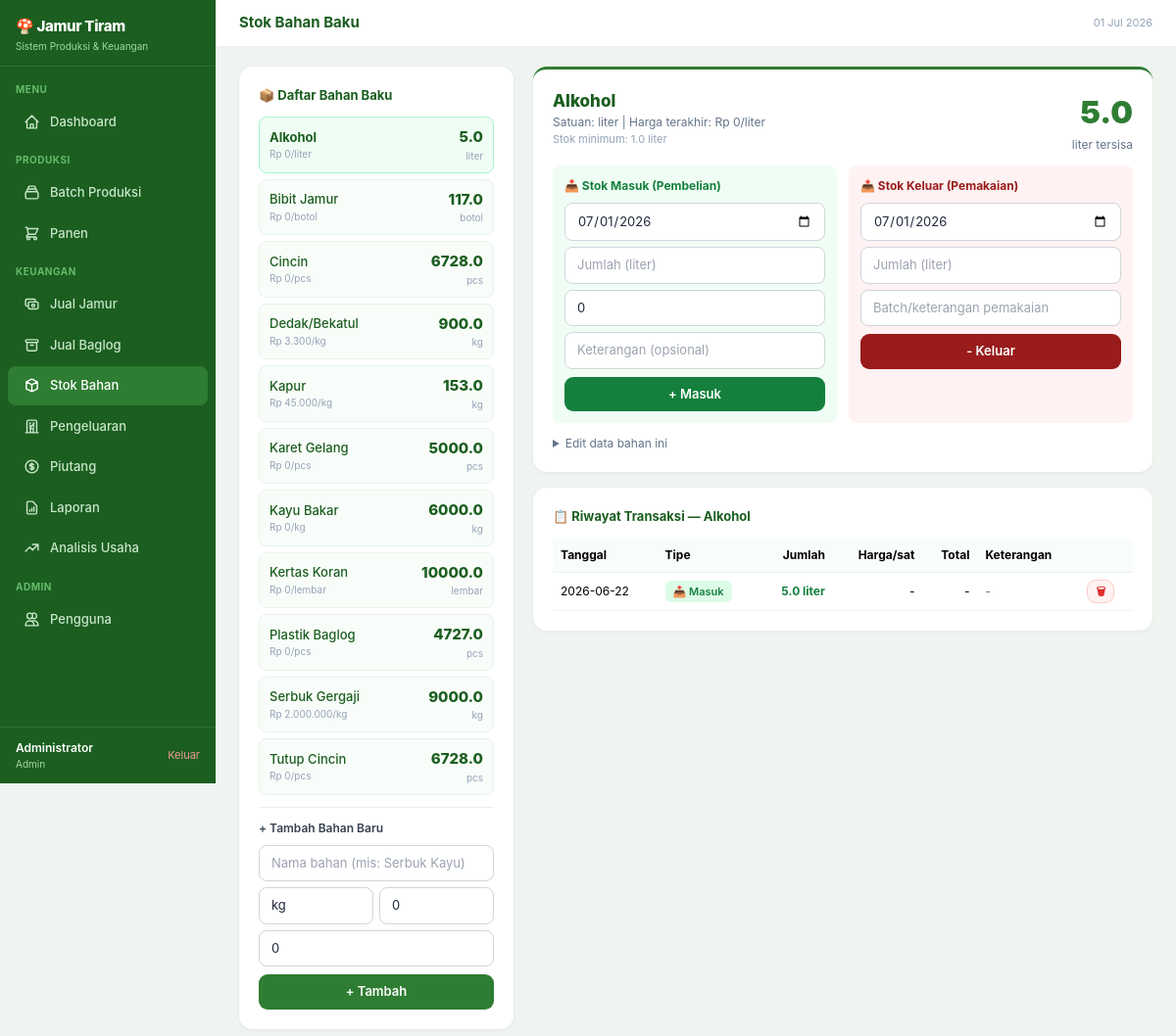
Screenshot of /stok?bahan_id=9 (signed in) with the database file from the repository.
### tables this page shows
CREATE TABLE bahan_baku (
    id          INTEGER PRIMARY KEY AUTOINCREMENT,
    nama        TEXT NOT NULL UNIQUE,
    satuan      TEXT DEFAULT 'kg',
    stok        REAL DEFAULT 0,
    harga_satuan REAL DEFAULT 0,
    stok_min    REAL DEFAULT 0,
    created_at  INTEGER NOT NULL
);

CREATE TABLE transaksi_bahan (
    id          INTEGER PRIMARY KEY AUTOINCREMENT,
    bahan_id    INTEGER NOT NULL REFERENCES bahan_baku(id),
    tanggal     TEXT NOT NULL,
    tipe        TEXT NOT NULL,
    jumlah      REAL NOT NULL DEFAULT 0,
    harga_satuan REAL DEFAULT 0,
    total       REAL DEFAULT 0,
    keterangan  TEXT DEFAULT '',
    created_at  INTEGER NOT NULL
, batch_id TEXT DEFAULT NULL);

### app.py (the view)
@app.get("/stok", response_class=HTMLResponse)
async def stok_page(request: Request, bahan_id: int = 0):
    user = require_login(request)
    bahan_list  = db.list_bahan()
    transaksi   = db.list_transaksi_bahan(bahan_id)
    bahan_aktif = db.get_bahan(bahan_id) if bahan_id else None
    return tpl.TemplateResponse(request, "stok.html", _ctx(
        request, user=user, bahan_list=bahan_list,
        transaksi=transaksi, bahan_aktif=bahan_aktif, filter_bahan=bahan_id,
    ))

### templates/stok.html (shortened to what this page needs)
{% extends "base.html" %}
{% set active = "stok" %}
{% block topbar_title %}Stok Bahan Baku{% endblock %}
{% block content %}
<div style="display:flex;gap:20px;align-items:flex-start;flex-wrap:wrap;">
  <div style="flex:0 0 280px;min-width:260px;">
    <div class="card" style="margin-bottom:16px;">
      <h3 style="font-size:13px;font-weight:700;color:#1B5E20;margin-bottom:12px;">📦 Daftar Bahan Baku</h3>
      {% if bahan_list %}
      <div style="display:flex;flex-direction:column;gap:6px;margin-bottom:12px;">
        {% for b in bahan_list %}
        <a href="/stok?bahan_id={{ b.id }}"
          style="display:flex;align-items:center;justify-content:space-between;padding:9px 10px;border-radius:8px;text-decoration:none;
            background:{% if filter_bahan == b.id %}#f0fdf4{% else %}#f9fdf9{% endif %};
            border:1.5px solid {% if filter_bahan == b.id %}#a7f3d0{% else %}#e7f3e8{% endif %};">
          <div>
            <div style="font-size:13px;font-weight:{% if filter_bahan == b.id %}700{% else %}500{% endif %};color:#1B5E20;">{{ b.nama }}</div>
            <div style="font-size:10px;color:#94a3b8;">{{ b.harga_satuan|rp }}/{{ b.satuan }}</div>
          </div>
          <div style="text-align:right;">
            <div style="font-size:15px;font-weight:800;color:{% if b.stok <= b.stok_min and b.stok_min > 0 %}#dc2626{% else %}#1B5E20{% endif %};">
              {{ "%.1f"|format(b.stok) }}
            </div>
            <div style="font-size:10px;color:#94a3b8;">{{ b.satuan }}</div>
          </div>
        </a>
        {% endfor %}
      </div>
      {% else %}
      <div style="text-align:center;padding:20px;color:#94a3b8;font-size:12px;">Belum ada bahan baku</div>
      {% endif %}
      <div style="border-top:1px solid #e7f3e8;padding-top:12px;">
        <div style="font-size:12px;font-weight:600;color:#374151;margin-bottom:8px;">+ Tambah Bahan Baru</div>
        <form method="post" action="/stok/tambah-bahan">
          <div style="display:grid;gap:6px;">
            <input name="nama" class="form-input" placeholder="Nama bahan (mis: Serbuk Kayu)" required>
            <div style="display:grid;grid-template-columns:1fr 1fr;gap:6px;">
              <input name="satuan" class="form-input" placeholder="Satuan (kg)" value="kg">
              <input name="harga_satuan" type="number" class="form-input" placeholder="Harga/satuan" value="0">
            </div>
            <input name="stok_min" type="number" step="0.1" class="form-input" placeholder="Stok minimum (alert)" value="0">
          </div>
          <button type="submit" class="btn-primary" style="margin-top:8px;width:100%;justify-content:center;">+ Tambah</button>
        </form>
      </div>
    </div>
  </div>
  <div style="flex:1;min-width:300px;">
    {% if bahan_aktif %}
    <div class="card" style="margin-bottom:16px;border-top:3px solid #2E7D32;">
      <div style="display:flex;align-items:start;justify-content:space-between;flex-wrap:wrap;gap:8px;margin-bottom:12px;">
        <div>
          <div style="font-size:17px;font-weight:800;color:#1B5E20;">{{ bahan_aktif.nama }}</div>
          <div style="font-size:12px;color:#64748b;">Satuan: {{ bahan_aktif.satuan }} | Harga terakhir: {{ bahan_aktif.harga_satuan|rp }}/{{ bahan_aktif.satuan }}</div>
          {% if bahan_aktif.stok_min > 0 %}
          <div style="font-size:11px;color:#94a3b8;">Stok minimum: {{ bahan_aktif.stok_min }} {{ bahan_aktif.satuan }}</div>
          {% endif %}
        </div>
        <div style="text-align:right;">
          <div style="font-size:32px;font-weight:900;color:{% if bahan_aktif.stok <= bahan_aktif.stok_min and bahan_aktif.stok_min > 0 %}#dc2626{% else %}#2E7D32{% endif %};">
            {{ "%.1f"|format(bahan_aktif.stok) }}
          </div>
          <div style="font-size:12px;color:#64748b;">{{ bahan_aktif.satuan }} tersisa</div>
        </div>
      </div>
      <div style="display:grid;grid-template-columns:1fr 1fr;gap:12px;">
        <div style="background:#f0fdf4;border-radius:8px;padding:12px;">
          <div style="font-size:12px;font-weight:700;color:#15803d;margin-bottom:8px;">📥 Stok Masuk (Pembelian)</div>
          <form method="post" action="/stok/{{ bahan_aktif.id }}/masuk">
            <div style="display:grid;gap:6px;">
              <input name="tanggal" type="date" required class="form-input" value="{{ now.strftime('%Y-%m-%d') }}">
              <input name="jumlah" type="number" step="0.1" required class="form-input" placeholder="Jumlah ({{ bahan_aktif.satuan }})" min="0">
              <input name="harga_satuan" type="number" class="form-input" placeholder="Harga/{{ bahan_aktif.satuan }} (Rp)" value="{{ bahan_aktif.harga_satuan|int }}">
              <input name="keterangan" class="form-input" placeholder="Keterangan (opsional)">
            </div>
            <button type="submit" class="btn-primary" style="margin-top:8px;width:100%;justify-content:center;background:#15803d;">+ Masuk</button>
          </form>
        </div>
        <div style="background:#fef2f2;border-radius:8px;padding:12px;">
          <div style="font-size:12px;font-weight:700;color:#991b1b;margin-bottom:8px;">📤 Stok Keluar (Pemakaian)</div>
          <form method="post" action="/stok/{{ bahan_aktif.id }}/keluar">
            <div style="display:grid;gap:6px;">
              <input name="tanggal" type="date" required class="form-input" value="{{ now.strftime('%Y-%m-%d') }}">
              <input name="jumlah" type="number" step="0.1" required class="form-input" placeholder="Jumlah ({{ bahan_aktif.satuan }})" min="0">
              <input name="keterangan" class="form-input" placeholder="Batch/keterangan pemakaian">
            </div>
            <button type="submit" class="btn-primary" style="margin-top:8px;width:100%;justify-content:center;background:#991b1b;">- Keluar</button>
          </form>
        </div>
      </div>
      <details style="margin-top:12px;">
        <summary style="font-size:12px;color:#64748b;cursor:pointer;">Edit data bahan ini</summary>
      </details>
    </div>
    <div class="card">
      <h3 style="font-size:13px;font-weight:700;color:#1B5E20;margin-bottom:12px;">📋 Riwayat Transaksi — {{ bahan_aktif.nama }}</h3>
      {% if transaksi %}
      <div style="overflow-x:auto;">
        <table style="width:100%;border-collapse:collapse;font-size:12px;">
          <thead>
            <tr style="border-bottom:1.5px solid #e7f3e8;background:#f9fdf9;">
              <th style="text-align:left;padding:8px;">Tanggal</th>
              <th style="text-align:left;padding:8px;">Tipe</th>
              <th style="text-align:right;padding:8px;">Jumlah</th>
              <th style="text-align:right;padding:8px;">Harga/sat</th>
              <th style="text-align:right;padding:8px;">Total</th>
              <th style="text-align:left;padding:8px;">Keterangan</th>
              <th style="padding:8px;"></th>
            </tr>
          </thead>
          <tbody>
            {% for t in transaksi %}
            <tr style="border-bottom:1px solid #f0f4f0;">
              <td style="padding:7px 8px;">{{ t.tanggal }}</td>
              <td style="padding:7px 8px;">
                {% if t.tipe == 'masuk' %}
                <span class="badge badge-green">📥 Masuk</span>
                {% else %}
                <span class="badge badge-red">📤 Keluar</span>
                {% endif %}
              </td>
              <td style="padding:7px 8px;text-align:right;font-weight:700;color:{% if t.tipe=='masuk' %}#15803d{% else %}#dc2626{% endif %};">
                {{ "%.1f"|format(t.jumlah) }} {{ t.satuan }}
              </td>
              <td style="padding:7px 8px;text-align:right;">{% if t.harga_satuan > 0 %}{{ t.harga_satuan|rp }}{% else %}-{% endif %}</td>
              <td style="padding:7px 8px;text-align:right;">{% if t.total > 0 %}{{ t.total|rp }}{% else %}-{% endif %}</td>
              <td style="padding:7px 8px;color:#64748b;">{{ t.keterangan or '-' }}</td>
              <td style="padding:7px 8px;">
                <form method="post" action="/stok/transaksi/{{ t.id }}/hapus" onsubmit="return confirm('Hapus transaksi ini? Stok akan dikembalikan.')">
                  <button class="btn-danger" style="padding:3px 8px;font-size:11px;">🗑</button>
                </form>
              </td>
            </tr>
            {% endfor %}
          </tbody>
        </table>
      </div>
      {% else %}
      <div style="text-align:center;padding:24px;color:#94a3b8;font-size:12px;">Belum ada transaksi untuk bahan ini</div>
      {% endif %}
    </div>
    {% endif %}
  </div>
</div>
{% endblock %}

### templates/base.html (style rules this page uses)
:root { --green: #2E7D32; --green-l: #81C784; --yellow: #FFC107; }
body { font-family: 'Inter', system-ui, sans-serif; background: #f0f4f0; }
.card { background: #fff; border-radius: 14px; padding: 20px; box-shadow: 0 1px 4px rgba(0,0,0,.06); }
.btn-primary { display: inline-flex; align-items: center; gap: 6px; background: #2E7D32; color: #fff; font-size: 13px; font-weight: 600; padding: 8px 16px; border-radius: 9px; border: none; cursor: pointer; text-decoration: none; transition: background .15s; }
.btn-danger { display: inline-flex; align-items: center; gap: 6px; background: #fef2f2; color: #dc2626; font-size: 13px; font-weight: 600; padding: 8px 14px; border-radius: 9px; border: 1px solid #fecaca; cursor: pointer; transition: all .15s; }
.form-input { width: 100%; border: 1px solid #d1d5db; border-radius: 8px; padding: 8px 12px; font-size: 13px; color: #1e293b; outline: none; }
.badge { display: inline-flex; align-items: center; gap: 4px; font-size: 11px; font-weight: 600; padding: 3px 8px; border-radius: 6px; }
.badge-green { background: #dcfce7; color: #15803d; }

### rows the page displays
bahan_baku: nama "Alkohol", harga_satuan|rp "Rp 0", satuan "liter", stok "5.0", stok_min "1.0", jumlah "Jumlah (liter)", harga_satuan "0"
bahan_baku: nama "Bibit Jamur", harga_satuan|rp "Rp 0", satuan "botol", stok "117.0"
bahan_baku: nama "Cincin", harga_satuan|rp "Rp 0", satuan "pcs", stok "6728.0"
bahan_baku: nama "Dedak/Bekatul", harga_satuan|rp "Rp 3.300", satuan "kg", stok "900.0"
bahan_baku: nama "Kapur", harga_satuan|rp "Rp 45.000", satuan "kg", stok "153.0"
bahan_baku: nama "Karet Gelang", harga_satuan|rp "Rp 0", satuan "pcs", stok "5000.0"
bahan_baku: nama "Kayu Bakar", harga_satuan|rp "Rp 0", satuan "kg", stok "6000.0"
bahan_baku: nama "Kertas Koran", harga_satuan|rp "Rp 0", satuan "lembar", stok "10000.0"
bahan_baku: nama "Plastik Baglog", harga_satuan|rp "Rp 0", satuan "pcs", stok "4727.0"
bahan_baku: nama "Serbuk Gergaji", harga_satuan|rp "Rp 2.000.000", satuan "kg", stok "9000.0"
bahan_baku: nama "Tutup Cincin", harga_satuan|rp "Rp 0", satuan "pcs", stok "6728.0"
transaksi_bahan: tanggal "2026-06-22", tipe "📥 Masuk", jumlah "5.0", satuan "liter", keterangan "-"

### other values shown
{{ user.nama }} "Administrator"
{{ user.role|capitalize }} "Admin"
{{ now.strftime('%d %b %Y') }} "01 Jul 2026"
